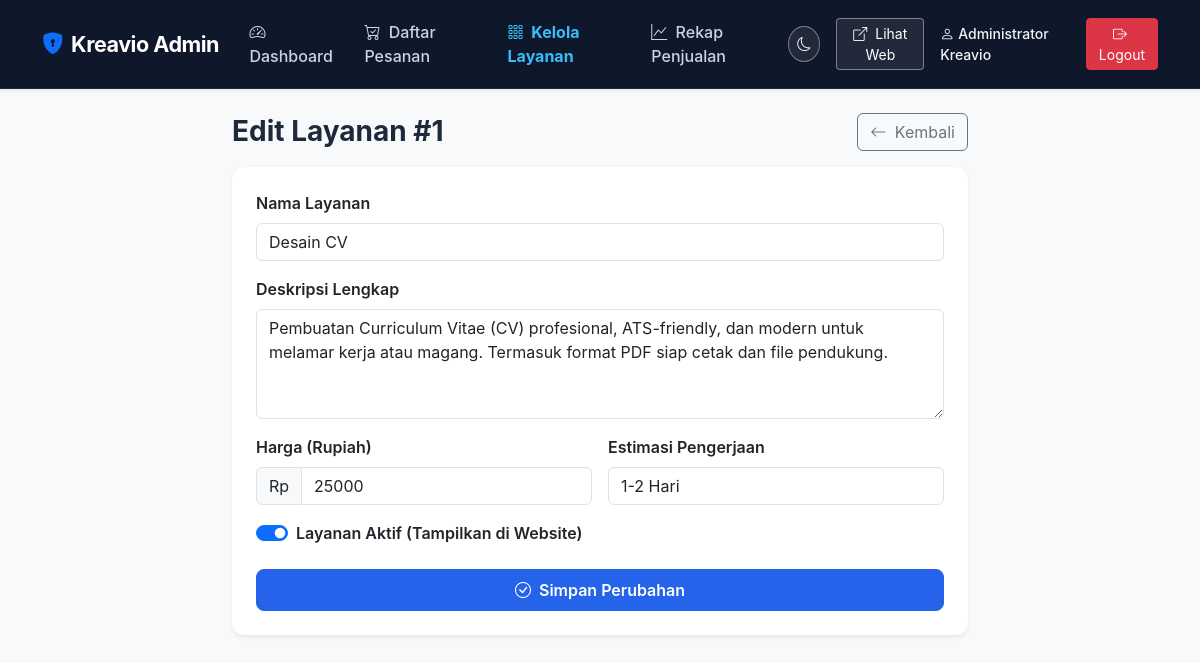
The app's page /admin/service-edit.php?id=1 (signed in) with its own data.
### tables this page shows
CREATE TABLE IF NOT EXISTS `services` (
  `id` INT UNSIGNED NOT NULL AUTO_INCREMENT,
  `name` VARCHAR(100) NOT NULL,
  `description` TEXT NOT NULL,
  `price` INT UNSIGNED NOT NULL,
  `duration` VARCHAR(50) NOT NULL,
  `active` TINYINT(1) NOT NULL DEFAULT 1,
  `created_at` DATETIME NOT NULL DEFAULT CURRENT_TIMESTAMP,
  PRIMARY KEY (`id`)
);

### config/config.php (called while the page is built, shortened)
<?php
function base_url($path = '') {
    return BASE_URL . ltrim($path, '/');
}
function asset_url($path = '') {
    return BASE_URL . 'assets/' . ltrim($path, '/');
}
function e($string) {
    return htmlspecialchars((string)($string ?? ''), ENT_QUOTES, 'UTF-8');
}

### includes/admin-auth.php (called while the page is built, shortened)
<?php
require_once __DIR__ . '/../config/config.php';
function is_admin_logged_in() {
    return isset($_SESSION['admin_id']) && !empty($_SESSION['admin_id']);
}
function current_admin($pdo) {
    $stmt = $pdo->prepare("SELECT id, name, email, created_at FROM admins WHERE id = ?");
    $stmt->execute([$_SESSION['admin_id']]);
    return $stmt->fetch();
}

### admin/service-edit.php (the view, shortened to what this page needs)
<?php
require_once __DIR__ . '/../config/config.php';
require_once __DIR__ . '/../config/database.php';
require_once __DIR__ . '/../includes/admin-auth.php';
$serviceId = isset($_GET['id']) ? (int)$_GET['id'] : 0;
$stmt = $pdo->prepare("SELECT * FROM services WHERE id = ?");
$stmt->execute([$serviceId]);
$service = $stmt->fetch();
$name = $service['name'];
$description = $service['description'];
$price = $service['price'];
$duration = $service['duration'];
$active = $service['active'];
$currentAdminPage = 'service-edit.php';
require_once __DIR__ . '/../includes/admin-header.php';
?>
    <div class="container py-4">
        <div class="row justify-content-center">
            <div class="col-lg-8">
                <div class="d-flex justify-content-between align-items-center mb-3">
                    <h3 class="fw-bold mb-0">Edit Layanan #<?= $service['id'] ?></h3>
                    <a href="<?= base_url('admin/services.php') ?>" class="btn btn-outline-secondary">
                        <i class="bi bi-arrow-left me-1"></i> Kembali
                    </a>
                </div>
                <div class="card shadow-sm border-0 p-4">
                    <form method="POST" action="">
                        <div class="mb-3">
                            <label for="name" class="form-label fw-semibold">Nama Layanan</label>
                            <input type="text" class="form-control" id="name" name="name" value="<?= e($name) ?>" required>
                        </div>
                        <div class="mb-3">
                            <label for="description" class="form-label fw-semibold">Deskripsi Lengkap</label>
                            <textarea class="form-control" id="description" name="description" rows="4" required><?= e($description) ?></textarea>
                        </div>
                        <div class="row g-3 mb-3">
                            <div class="col-md-6">
                                <label for="price" class="form-label fw-semibold">Harga (Rupiah)</label>
                                <div class="input-group">
                                    <span class="input-group-text">Rp</span>
                                    <input type="number" class="form-control" id="price" name="price" value="<?= e($price) ?>" min="1000" step="1000" required>
                                </div>
                            </div>
                            <div class="col-md-6">
                                <label for="duration" class="form-label fw-semibold">Estimasi Pengerjaan</label>
                                <input type="text" class="form-control" id="duration" name="duration" value="<?= e($duration) ?>" required>
                            </div>
                        </div>
                        <div class="form-check form-switch mb-4">
                            <input class="form-check-input" type="checkbox" role="switch" id="active" name="active" value="1" <?= ($active == 1) ? 'checked' : '' ?>>
                            <label class="form-check-label fw-semibold" for="active">Layanan Aktif (Tampilkan di Website)</label>
                        </div>
                        <div class="d-grid gap-2">
                            <button type="submit" class="btn btn-primary py-2 fw-semibold">
                                <i class="bi bi-check-circle me-1"></i> Simpan Perubahan
                            </button>
                        </div>
                    </form>
                </div>
            </div>
        </div>
    </div>
<?php require_once __DIR__ . '/../includes/admin-footer.php'; ?>

### includes/admin-header.php (shortened to what this page needs)
<?php
require_once __DIR__ . '/../config/config.php';
require_once __DIR__ . '/../config/database.php';
require_once __DIR__ . '/../includes/admin-auth.php';
$admin = current_admin($pdo);
$currentAdminPage = $currentAdminPage ?? basename($_SERVER['PHP_SELF']);
?>
<!DOCTYPE html>
<html lang="id">
<head>
    <link href="https://cdn.jsdelivr.net/npm/bootstrap@5.3.2/dist/css/bootstrap.min.css" rel="stylesheet">
    <link rel="stylesheet" href="https://cdn.jsdelivr.net/npm/bootstrap-icons@1.11.3/font/bootstrap-icons.min.css">
    <link rel="stylesheet" href="<?= asset_url('css/style.css?v=' . filemtime(__DIR__ . '/../assets/css/style.css')) ?>">
</head>
<body class="bg-light">
    <nav class="navbar navbar-expand-lg navbar-dark bg-dark navbar-admin sticky-top shadow-sm">
        <div class="container">
            <a class="navbar-brand fw-bold text-white d-flex align-items-center" href="<?= base_url('admin/index.php') ?>">
                <i class="bi bi-shield-lock-fill text-primary me-2"></i> Kreavio Admin
            </a>
            <div class="collapse navbar-collapse" id="adminNavbar">
                <ul class="navbar-nav me-auto mb-2 mb-lg-0">
                    <li class="nav-item">
                        <a class="nav-link <?= ($currentAdminPage === 'index.php') ? 'active fw-bold text-white' : 'text-light' ?>" href="<?= base_url('admin/index.php') ?>">
                            <i class="bi bi-speedometer2 me-1"></i> Dashboard
                        </a>
                    </li>
                    <li class="nav-item">
                        <a class="nav-link <?= in_array($currentAdminPage, ['orders.php', 'order-detail.php']) ? 'active fw-bold text-white' : 'text-light' ?>" href="<?= base_url('admin/orders.php') ?>">
                            <i class="bi bi-cart-check me-1"></i> Daftar Pesanan
                        </a>
                    </li>
                    <li class="nav-item">
                        <a class="nav-link <?= in_array($currentAdminPage, ['services.php', 'service-create.php', 'service-edit.php']) ? 'active fw-bold text-white' : 'text-light' ?>" href="<?= base_url('admin/services.php') ?>">
                            <i class="bi bi-grid-3x3-gap me-1"></i> Kelola Layanan
                        </a>
                    </li>
                    <li class="nav-item">
                        <a class="nav-link <?= ($currentAdminPage === 'sales-report.php') ? 'active fw-bold text-white' : 'text-light' ?>" href="<?= base_url('admin/sales-report.php') ?>">
                            <i class="bi bi-graph-up me-1"></i> Rekap Penjualan
                        </a>
                    </li>
                </ul>
                <div class="d-flex align-items-center gap-3">
                    <button type="button" class="btn btn-sm btn-outline-light theme-toggle-btn px-2" onclick="toggleTheme()" title="Ganti Mode Tampilan" aria-label="Ganti Mode Tampilan">
                        <i class="bi bi-moon"></i>
                    </button>
                    <a href="<?= base_url('index.php') ?>" target="_blank" class="btn btn-sm btn-outline-light">
                        <i class="bi bi-box-arrow-up-right me-1"></i> Lihat Web
                    </a>
                    <span class="admin-user-badge small text-white"><i class="bi bi-person me-1"></i><?= e($admin['name']) ?></span>
                    <a href="<?= base_url('admin/logout.php') ?>" class="btn btn-sm btn-danger">
                        <i class="bi bi-box-arrow-right me-1"></i> Logout
                    </a>
                </div>
            </div>
        </div>
    </nav>

### assets/css/style.css (style rules this page uses)
:root { --primary-color: #2563eb; --primary-hover: #1d4ed8; --secondary-color: #0f172a; --accent-color: #38bdf8; --bg-light: #f8fafc; --text-dark: #1e293b; --text-muted: #64748b; --border-color: #e2e8f0; --card-shadow: 0 4px 6px -1px rgba(0, 0, 0, 0.05), 0 2px 4px -1px rgba(0, 0, 0, 0.03); --card-hover-shadow: 0 10px 15px -3px rgba(0, 0, 0, 0.08), 0 4px 6px -2px rgba(0, 0, 0, 0.04); --radius-md: 0.75rem; --radius-lg: 1rem; }
body { font-family: 'Inter', -apple-system, BlinkMacSystemFont, 'Segoe UI', Roboto, Helvetica, Arial, sans-serif; color: var(--text-dark); background-color: #ffffff; min-height: 100vh; display: flex; flex-direction: column; }
.navbar-admin, .navbar.bg-dark, .navbar-dark { background-color: #0f172a !important; border-bottom: 1px solid #1e293b !important; padding-top: 0.75rem; padding-bottom: 0.75rem; }
.navbar-admin .navbar-brand, .navbar.bg-dark .navbar-brand, .navbar-dark .navbar-brand { color: #ffffff !important; }
.navbar-admin .nav-link, .navbar.bg-dark .nav-link, .navbar-dark .nav-link { color: #cbd5e1 !important; }
.navbar-admin .nav-link.active, .navbar.bg-dark .nav-link.active, .navbar-dark .nav-link.active { color: #38bdf8 !important; }
.navbar-admin .admin-user-badge, .navbar.bg-dark .admin-user-badge, .navbar-dark .admin-user-badge { color: #f1f5f9 !important; font-weight: 500; }
.navbar-admin .btn-outline-light, .navbar.bg-dark .btn-outline-light, .navbar-dark .btn-outline-light { color: #ffffff !important; border-color: rgba(255, 255, 255, 0.4) !important; background-color: rgba(255, 255, 255, 0.08) !important; }
.navbar-admin .theme-toggle-btn, .navbar.bg-dark .theme-toggle-btn, .navbar-dark .theme-toggle-btn { color: #ffffff !important; border-color: rgba(255, 255, 255, 0.4) !important; background-color: rgba(255, 255, 255, 0.08) !important; }
.navbar-brand { font-weight: 700; font-size: 1.35rem; color: var(--secondary-color) !important; letter-spacing: -0.5px; }
.nav-link { font-weight: 500; color: #475569 !important; padding: 0.5rem 0.9rem !important; transition: color 0.2s ease; }
.nav-link:hover, .nav-link.active { color: var(--primary-color) !important; }
.card { border: 1px solid var(--border-color); border-radius: var(--radius-md); box-shadow: var(--card-shadow); transition: transform 0.2s ease, box-shadow 0.2s ease; background-color: #ffffff; }
.btn-primary { background-color: var(--primary-color); border-color: var(--primary-color); font-weight: 600; padding: 0.6rem 1.4rem; border-radius: 0.5rem; }
.theme-toggle-btn { display: inline-flex; align-items: center; justify-content: center; width: 36px; height: 36px; border-radius: 50%; padding: 0; transition: background-color 0.2s ease, border-color 0.2s ease, transform 0.2s ease; }

### records on screen
services: id "1", name "Desain CV", description "Pembuatan Curriculum Vitae (CV) profesional, ATS-friendly, dan modern untuk melamar kerja atau magang. Termasuk format PDF siap cetak dan file pendukung.", price "25000", duration "1-2 Hari", active "☑"

### other values on screen
$admin['name'] "Administrator Kreavio"
